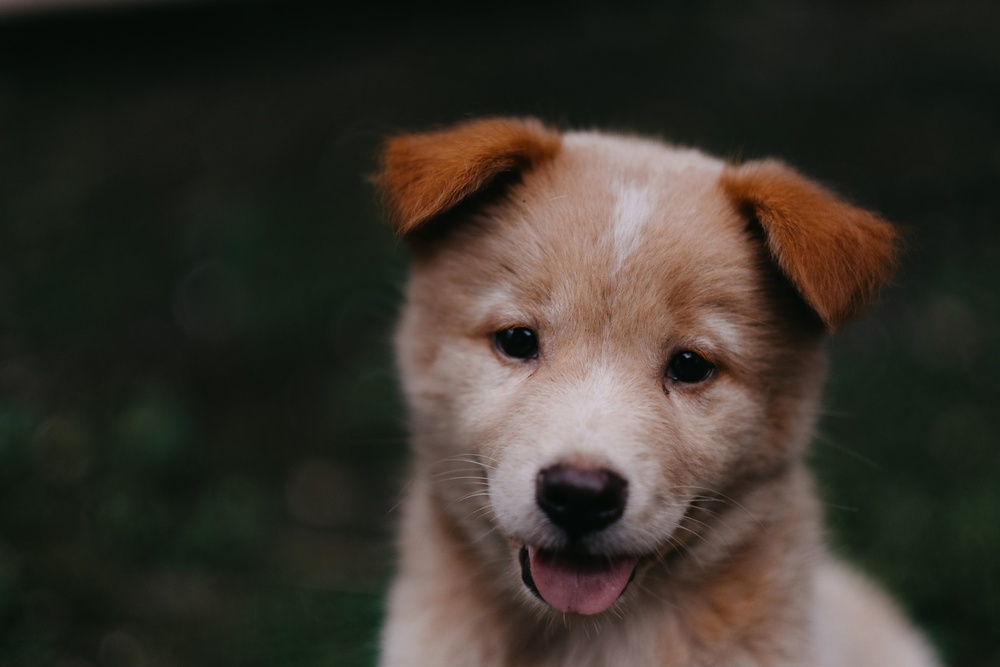
#> input picture DATA/00-puppy.jpg, 1000 x 667 px, shrunk from 1950 x 1300 before the run, given in place of the camera
$ jupyter execute 'Optical Flow.ipynb'   (text cells are left out)
#> lines starting #> are read from the running program, lines starting #| are printed output that depends on the picture; after the words box and inside, x2 and y2 are one past the last pixel; in counts of white or black regions, pixels touching at a corner belong together
[cell 1]
import numpy as np
import cv2

[cell 2]
# Tracking 10 corners and will try to detect those
corner_track_params = dict(maxCorners=10, qualityLevel=0.3, minDistance=7, blockSize=7)

[cell 3]
# Defining Lucas-Kanade Parameter
lk_params = dict(winSize=(200,200), maxLevel=2, criteria = (cv2.TERM_CRITERIA_EPS | cv2.TERM_CRITERIA_COUNT, 10, 0.03))

[cell 4]
# Capturing the live feed
cap = cv2.VideoCapture(0)

ret, prev_frame = cap.read()
#> prev_frame is the input picture: shape (667, 1000, 3); mean B, G, R 43.8, 51.8, 57.3
prev_gray = cv2.cvtColor(prev_frame, cv2.COLOR_BGR2GRAY)
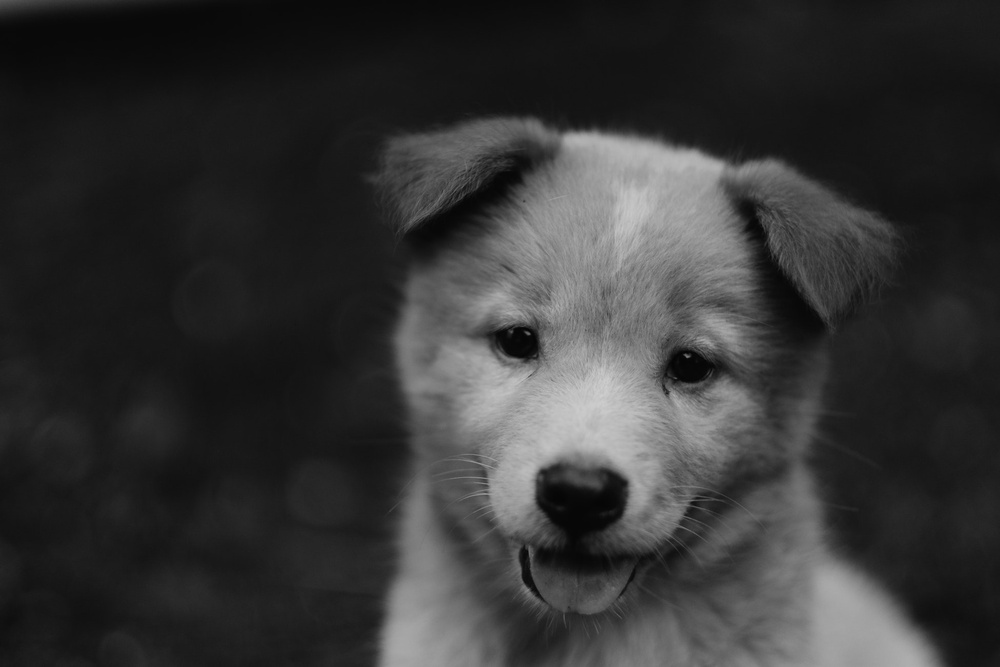
#> prev_gray: shape (667, 1000); min 2, max 207, mean 52.6

# Points to track by passing the previous corners points that we extracted
prevPts = cv2.goodFeaturesToTrack(prev_gray, mask=None, **corner_track_params)
#> prevPts = [[687, 355], [527, 333], [667, 392], [488, 485], [685, 513], [536, 357], [485, 474], [510, 330], [688, 506], [679, 522]]

mask = np.zeros_like(prev_frame)

# Now continously tracking those points movements
while True:
    # Tracking the current frame
    ret, frame = cap.read()
    frame_gray = cv2.cvtColor(frame, cv2.COLOR_BGR2GRAY)
    # Passing the previous frame, prevoius points and current frame in Lucas-Kanade function
    nextPts, status, err = cv2.calcOpticalFlowPyrLK(prev_gray, frame_gray, prevPts, None, **lk_params)
#> nextPts has the same summary as prevPts; status = [1, 1, 1, 1, 1, 1, 1, 1, 1, 1]; err = [0, 0, 0, 0, 0, 0, 0, 0, 0, 0]

    good_new = nextPts[status==1]
#> good_new has the same summary as prevPts
    good_prev = nextPts[status==1]
#> good_prev has the same summary as prevPts

    for i, (new, prev) in enumerate(zip(good_new, good_prev)):
        x_new, y_new = new.ravel()
        x_prev, y_prev = prev.ravel()

        x_new, y_new = int(x_new), int(y_new)
        x_prev, y_prev = int(x_prev), int(y_prev)

        mask = cv2.line(mask, (x_new, y_new), (x_prev, y_prev), (0, 255, 0), 3)
        frame = cv2.circle(frame, (x_new, y_new), 8, (0, 0, 255), -1)
#> this loop made 10 passes
#> (x_new, y_new, x_prev, y_prev) on passes 1 to 10: (687, 355, 687, 355), (527, 333, 527, 333), (667, 392, 667, 392), (488, 485, 488, 485), (685, 513, 685, 513), (536, 357, 536, 357), (485, 474, 485, 474), (510, 330, 510, 330), (688, 506, 688, 506), (679, 522, 679, 522)
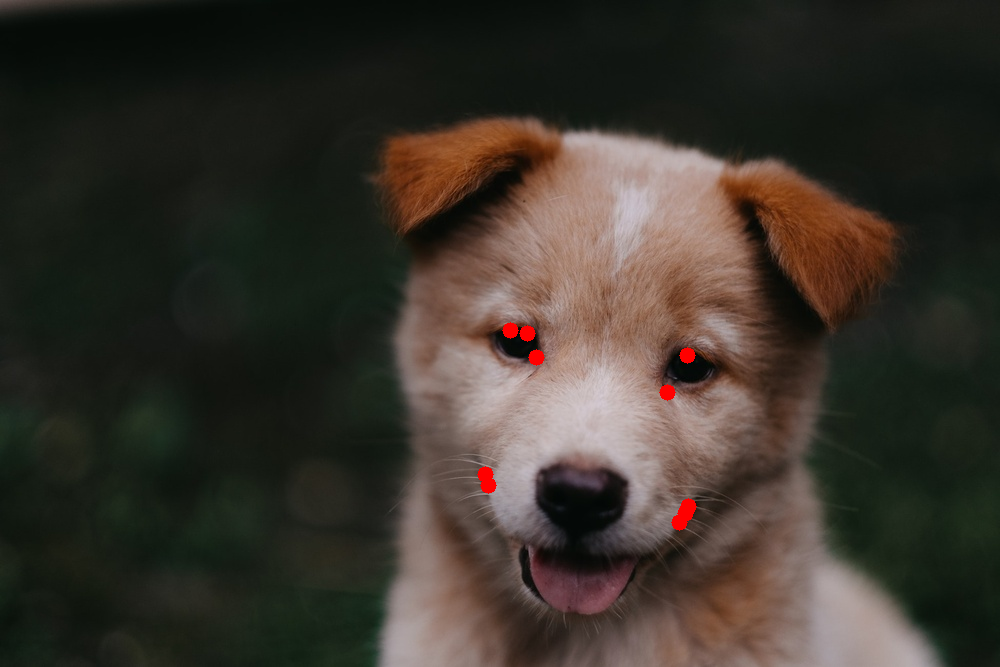
#> frame: shape (667, 1000, 3); mean B, G, R 43.6, 51.6, 57.7
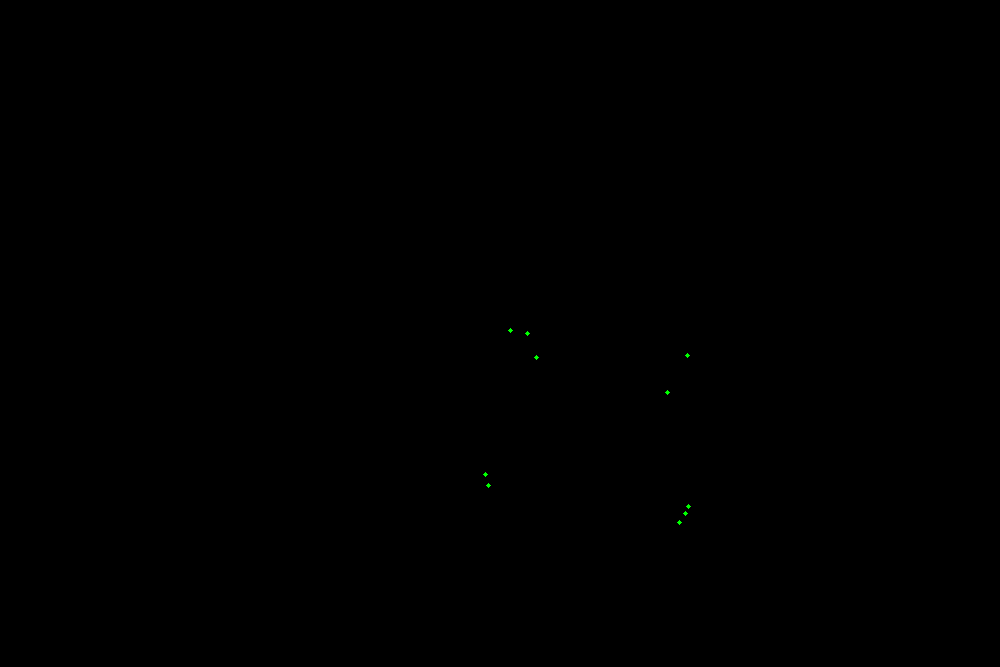
#> mask: shape (667, 1000, 3); mean of channels 0, 1, 2 0, 0, 0; drawn as B, G, R

    img = cv2.add(frame, mask)
    cv2.imshow('tracking', img)

    k = cv2.waitKey(30) & 0xFF
#> (key Esc is pressed here)

    if k == 27:
        break

    prev_gray = frame_gray.copy()
    prevPts = good_new.reshape(-1,1,2)

cv2.destroyAllWindows()
cap.release()

[cell 5]
cap = cv2.VideoCapture(0)
ret, frame1 = cap.read()
prvsImg = cv2.cvtColor(frame1, cv2.COLOR_BGR2GRAY)

hsv_mask = np.zeros_like(frame1)
hsv_mask[:,:,1] = 255

while True:
    ret, frame2 = cap.read()
    nextImg = cv2.cvtColor(frame2, cv2.COLOR_BGR2GRAY)

    flow = cv2.calcOpticalFlowFarneback(prvsImg, nextImg, None, 0.5, 3, 15, 3, 4, 1.2, 0)

    mag, ang = cv2.cartToPolar(flow[:,:,0], flow[:,:,1], angleInDegrees=True)
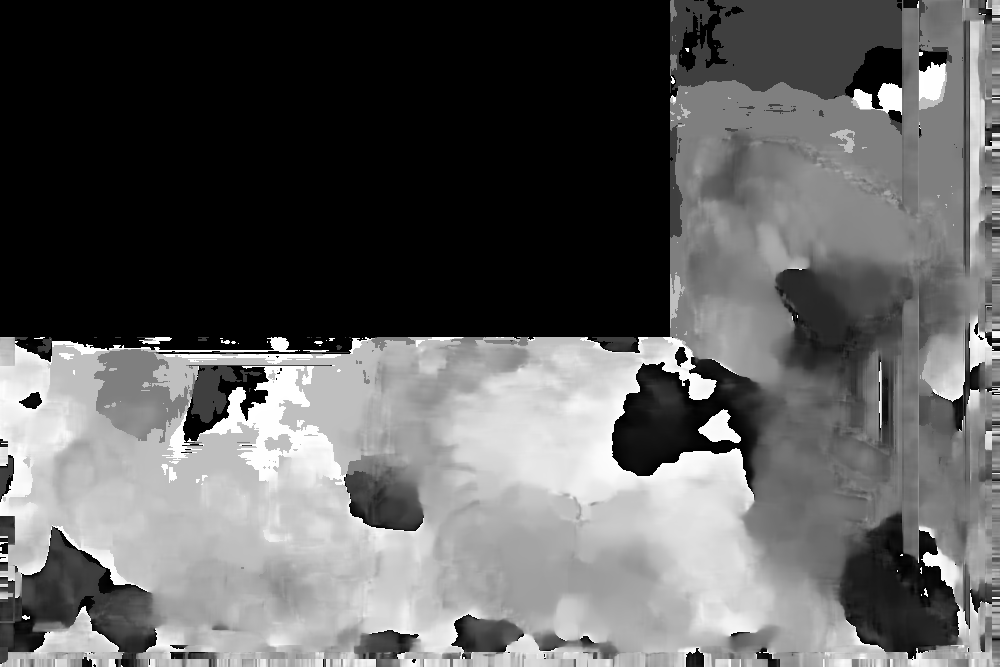
#> ang: shape (667, 1000) float32; min 0, max 360, mean 134.6; drawn with min black and max white

    hsv_mask[:,:,0] = ang/2
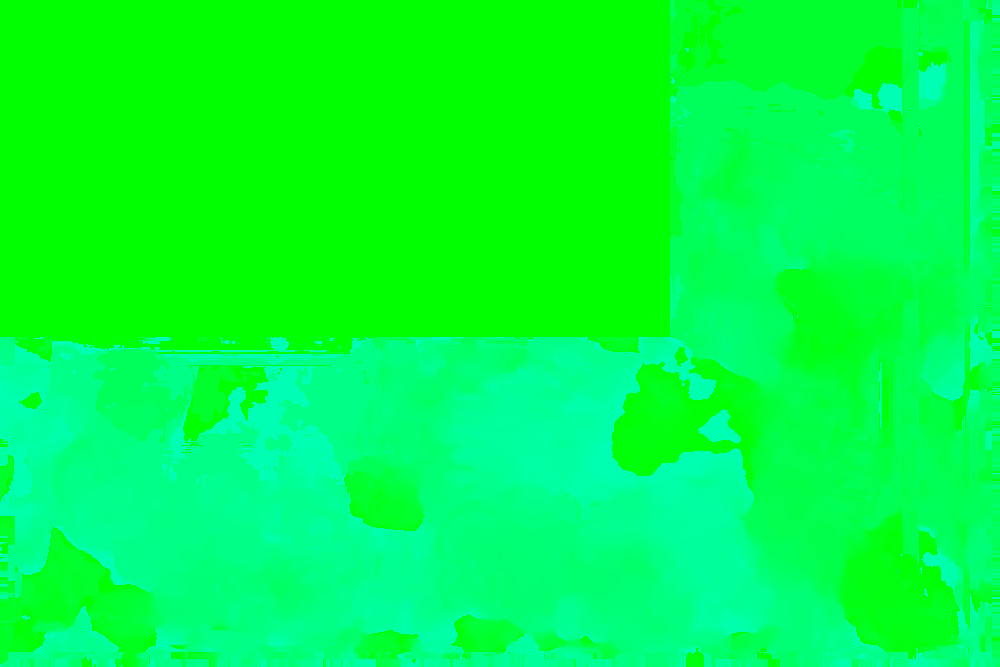
#> hsv_mask: shape (667, 1000, 3); mean of channels 0, 1, 2 67, 255, 0; drawn as B, G, R
    hsv_mask[:,:,2] = cv2.normalize(mag, None, 0, 255, cv2.NORM_MINMAX)
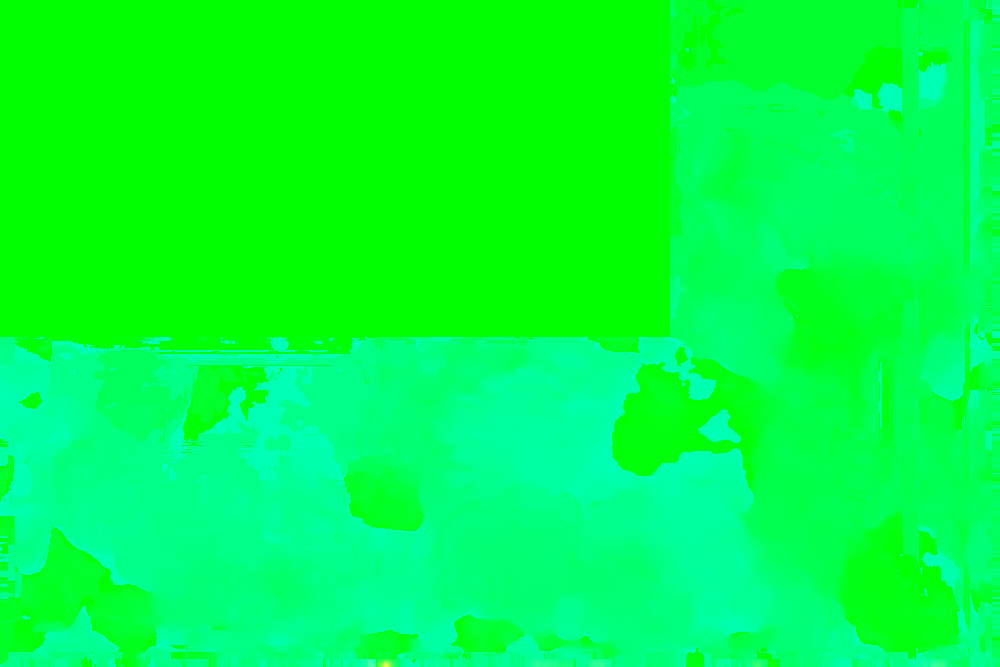
#> hsv_mask: shape (667, 1000, 3); 0.33% of pixels changed, all inside (x1, y1, x2, y2) = (0, 525, 1000, 667); drawn as B, G, R

    bgr = cv2.cvtColor(hsv_mask, cv2.COLOR_HSV2BGR)
    cv2.imshow('frame', bgr)

    k = cv2.waitKey(10) & 0xFF
#> (key Esc is pressed here)
    if k == 27:
        break

    prevImg = nextImg

cap.release()
cv2.destroyAllWindows()

$ run again, on DATA/Denis_Mukwege.jpg
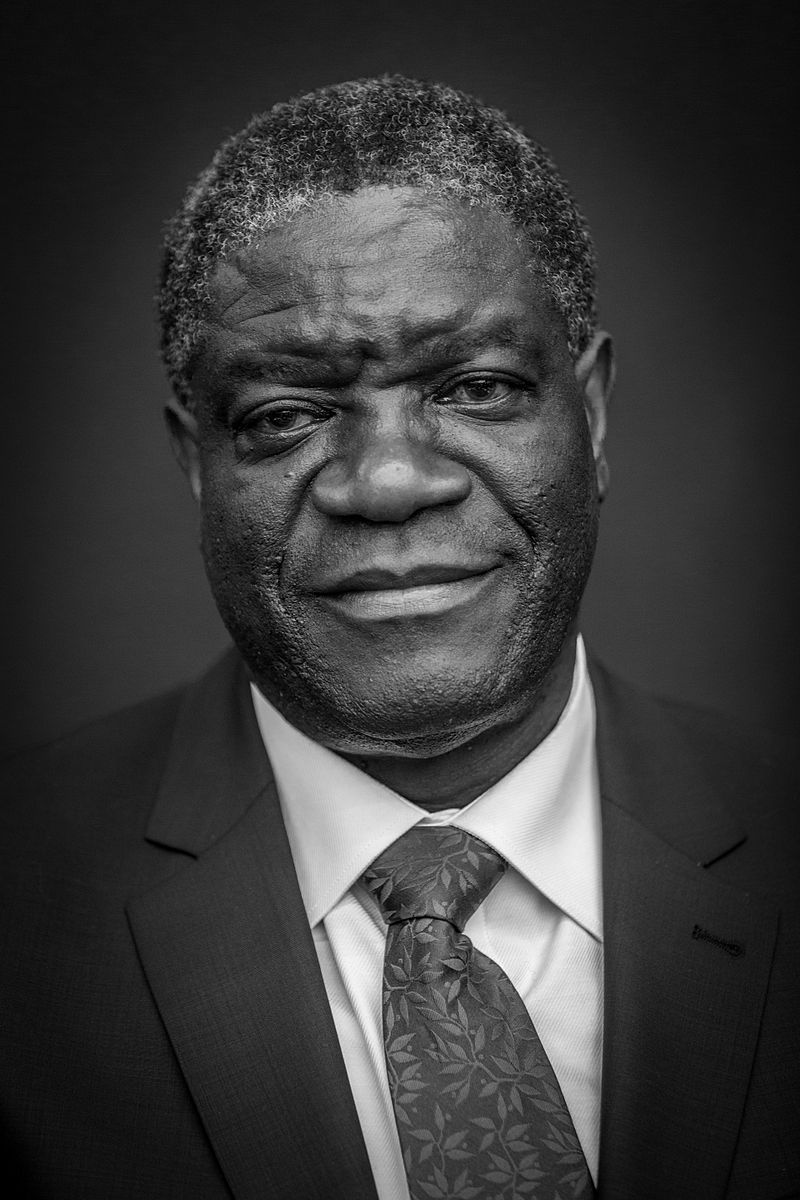
#> input picture DATA/Denis_Mukwege.jpg, 800 x 1200 px, given in place of the camera
#> prev_frame is the input picture: shape (1200, 800, 3); min 0, max 255, mean 58.8
#> prevPts = [[484, 165], [250, 221], [462, 932], [241, 219], [256, 216], [250, 185], [282, 195], [424, 144], [443, 132], [447, 126]]
#> nextPts has the same summary as prevPts; status = [1, 1, 1, 1, 1, 1, 1, 1, 1, 1]; err = [0, 0, 0, 0, 0, 0, 0, 0, 0, 0]
#> good_new has the same summary as prevPts
#> good_prev has the same summary as prevPts
#> the loop `for i, (new, prev) in enumerate(zip(good_new, good_prev)):` made 10 passes
#> (x_new, y_new, x_prev, y_prev) on passes 1 to 8: (484, 165, 484, 165), (250, 221, 250, 221), (462, 932, 462, 932), (241, 219, 241, 219), (256, 216, 256, 216), (250, 185, 250, 185), (282, 195, 282, 195), (424, 144, 424, 144)
#> after the loop `for i, (new, prev) in enumerate(zip(good_new, good_prev)):`:
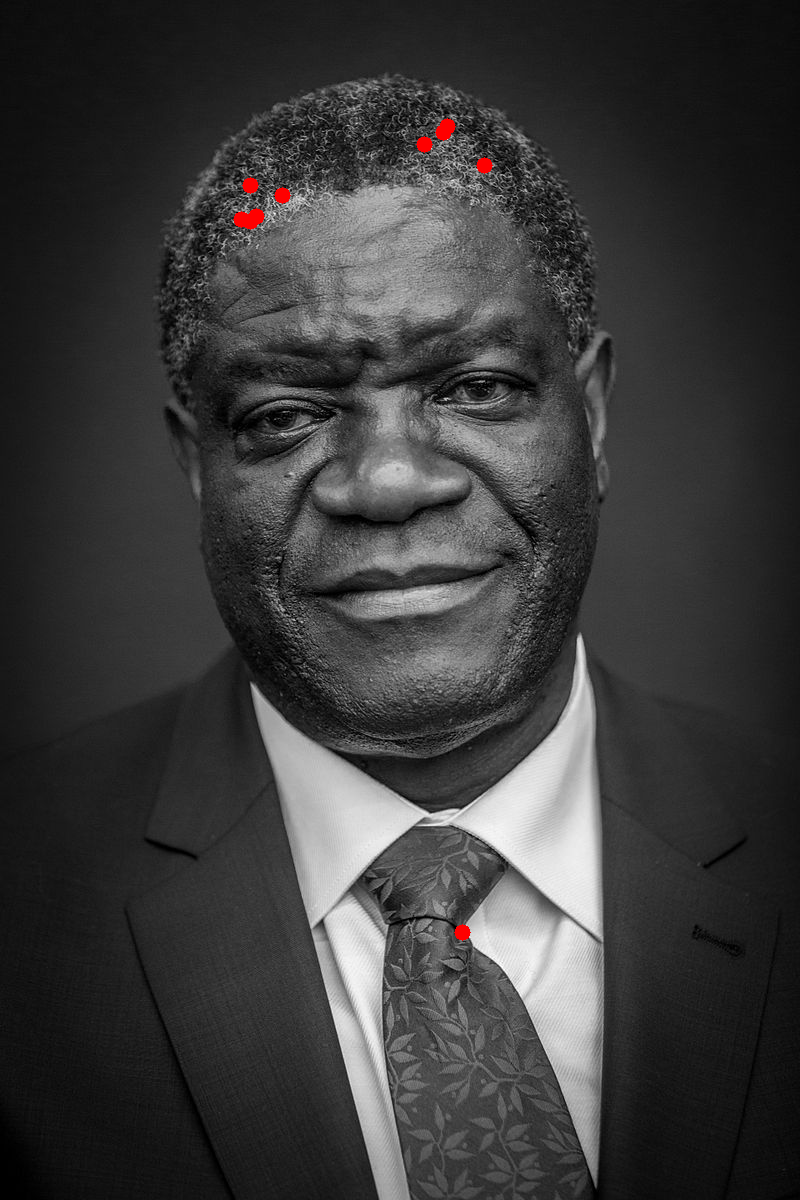
#> frame: shape (1200, 800, 3); mean B, G, R 58.6, 58.6, 59.1
#> `hsv_mask[:,:,0] = ang/2`:
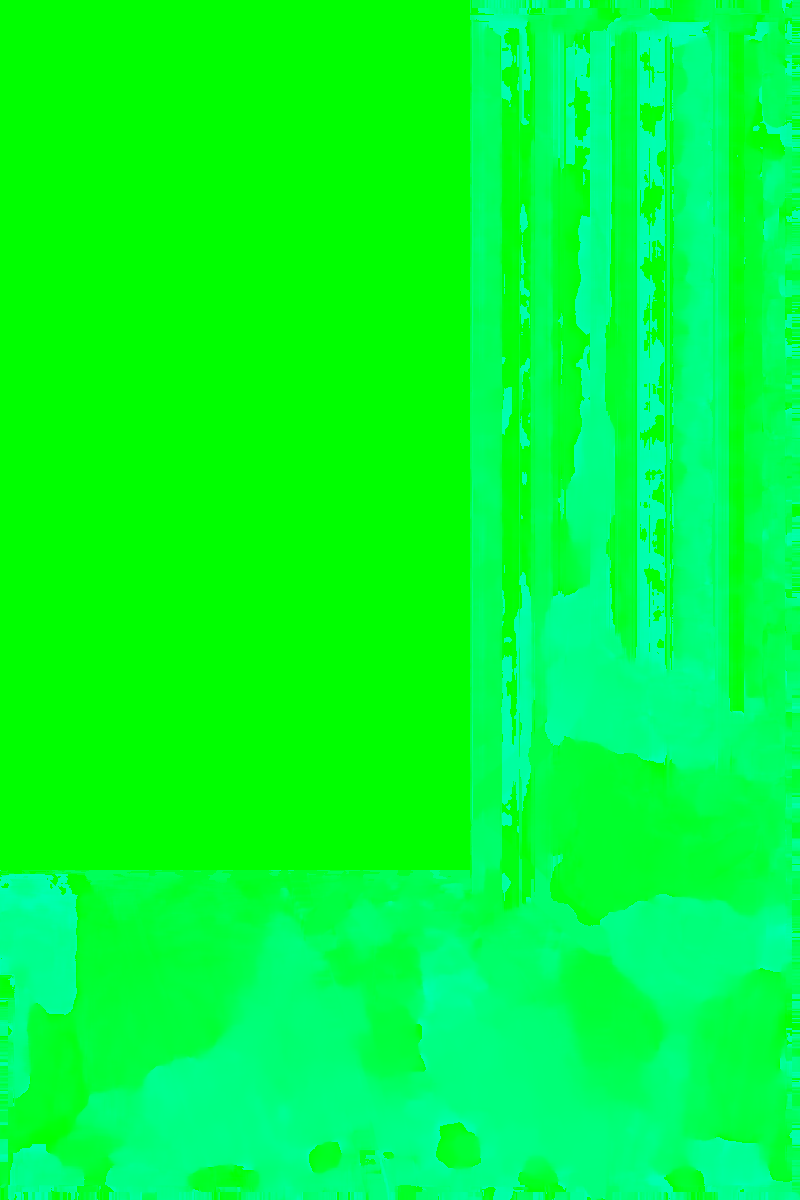
#> hsv_mask: shape (1200, 800, 3); mean of channels 0, 1, 2 52.5, 255, 0; drawn as B, G, R

$ run again, on DATA/Nadia_Murad.jpg
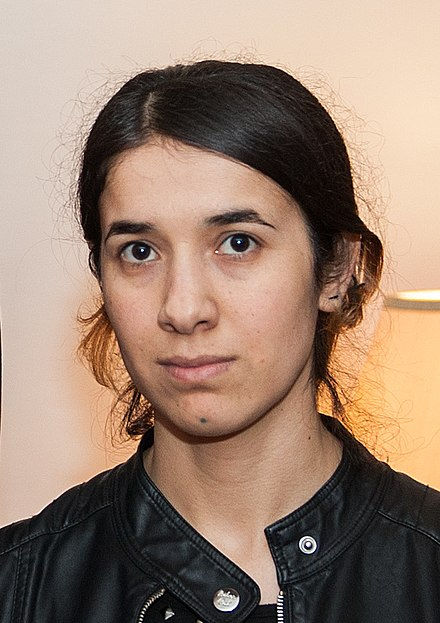
#> input picture DATA/Nadia_Murad.jpg, 440 x 623 px, given in place of the camera
#> prev_frame is the input picture: shape (623, 440, 3); mean B, G, R 112.7, 129.2, 153.8
#> `prev_gray = cv2.cvtColor(prev_frame, cv2.COLOR_BGR2GRAY)`:
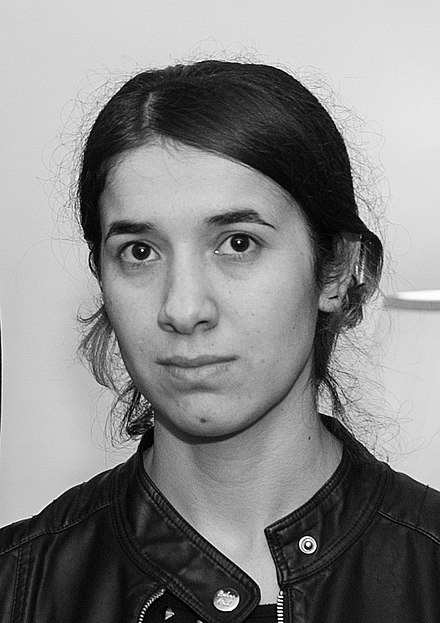
#> prev_gray: shape (623, 440); min 0, max 255, mean 134.7
#> prevPts = [[309, 546], [280, 616], [280, 595], [141, 615], [145, 608], [238, 241], [141, 249], [226, 593], [261, 602], [284, 610]]
#> nextPts has the same summary as prevPts; status = [1, 1, 1, 1, 1, 1, 1, 1, 1, 1]; err = [0, 0, 0, 0, 0, 0, 0, 0, 0, 0]
#> good_new has the same summary as prevPts
#> good_prev has the same summary as prevPts
#> the loop `for i, (new, prev) in enumerate(zip(good_new, good_prev)):` made 10 passes
#> (x_new, y_new, x_prev, y_prev) on passes 1 to 8: (309, 546, 309, 546), (280, 616, 280, 616), (280, 595, 280, 595), (141, 615, 141, 615), (145, 608, 145, 608), (238, 241, 238, 241), (141, 249, 141, 249), (226, 593, 226, 593)
#> `hsv_mask[:,:,0] = ang/2`:
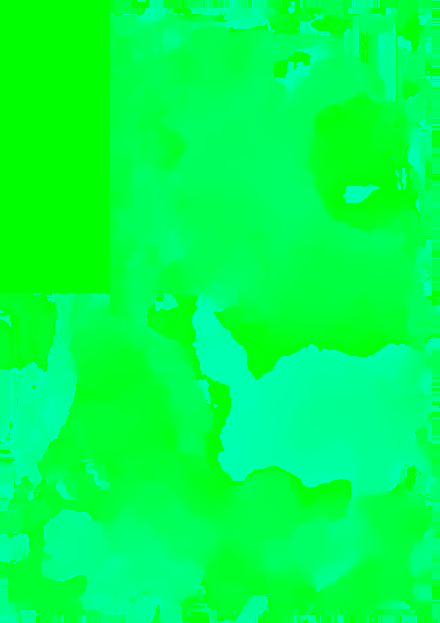
#> hsv_mask: shape (623, 440, 3); mean of channels 0, 1, 2 75.7, 255, 0; drawn as B, G, R
